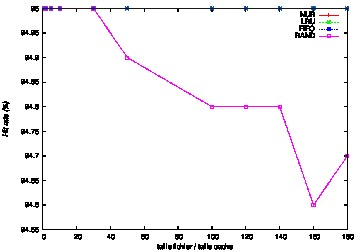

This figure's gnuplot source:
set style data linespoints
set xlabel "taille fichier / taille cache"
set ylabel "Hit rate (%)" font "Helvetica-Oblique"
set label "Effet de la taille du cache zoomé (test 1)" font "Helvetica-Bold,18" at 20,70 
set encoding utf8
set terminal postscript eps color
set output "t1-cache_size-zoom.eps"
plot "t1-cache_size-zoom" using 1:2 t "NUR", "t1-cache_size-zoom" using 1:3 t "LRU", "t1-cache_size-zoom" using 1:4 t "FIFO", "t1-cache_size-zoom" using 1:5 t "RAND"
